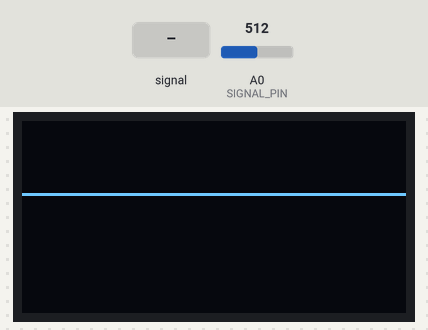
Bench run of a sketch on a simulated Arduino Uno, built with avr-gcc and run on an emulated ATmega328P. On the bench: 128×64 one-colour display. Wiring (inferred from the names in the program): SSD1306 OLED at I2C address 0x3C. The inputs (shaded band) are chosen by the test bench; at power-on: A0 (SIGNAL_PIN) = 512. What the sketch prints to the serial monitor is not drawn.

Above: at 1.4 s.
1.5 s: A0 (SIGNAL_PIN) fed a 2 Hz sine of ±306 counts around its level
At 1.9 s:
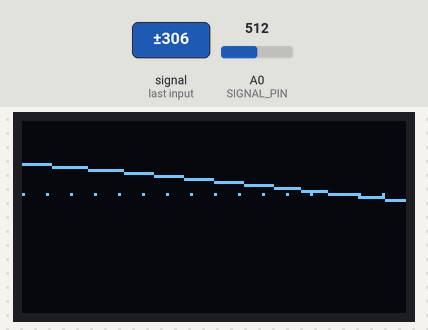
3.6 s: A0 (SIGNAL_PIN) set to 716
At 3.78 s:
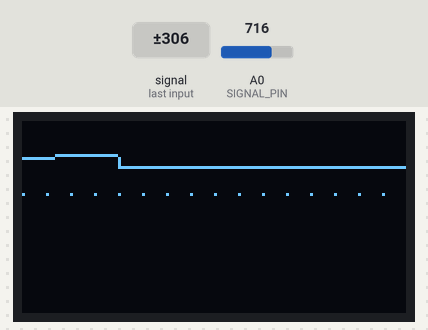
5.3 s: A0 (SIGNAL_PIN) fed a 200 Hz sine of ±81 counts around its level
At 5.71 s:
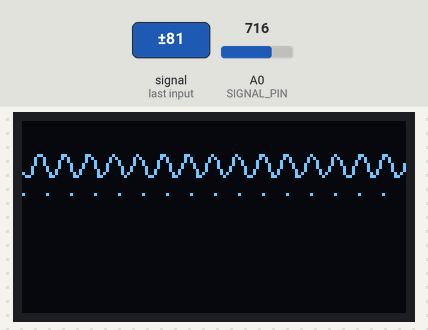
7.5 s: A0 (SIGNAL_PIN) set to 122
At 8.9 s:
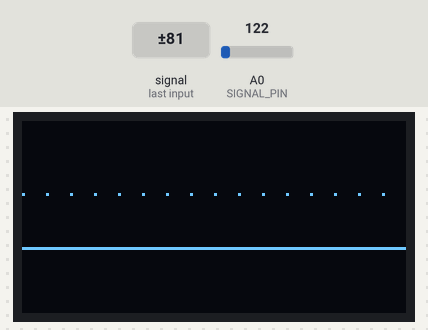
9.2 s: A0 (SIGNAL_PIN) set to 137
At 9.41 s:
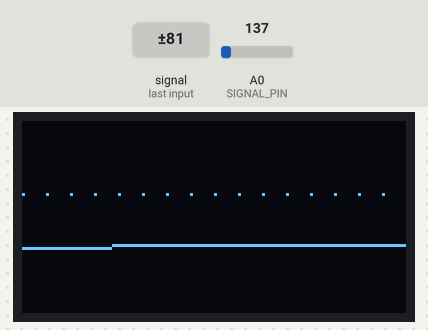
Timing chart, 0 to 12.0 s (numbered marks = the images above; inputs shaded):
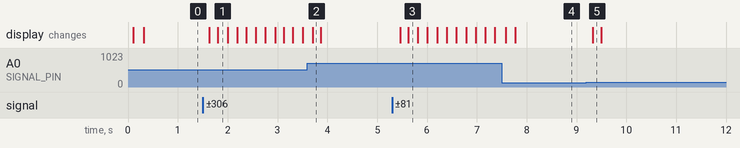

The sketch:

Day_60_OLED_Oscilloscope.ino
```cpp
/*
 * 100 Projects with Arduino - Day 60
 * Project: OLED Oscilloscope (Real-Time Waveform Display on SSD1306 128x64)
 *
 * DESCRIPTION:
 * This sketch implements a minimal oscilloscope that samples analog input (A0)
 * at a configurable rate and renders the live waveform on a 128x64 SSD1306 OLED
 * display over I2C. Each of the 128 horizontal pixel columns represents one sample;
 * the amplitude is mapped vertically across 48 pixels (leaving room for status bar).
 *
 * SSD1306 INTERNAL ARCHITECTURE:
 * The 128x64 OLED is organised as 8 "pages" (rows), each page = 8 vertical pixels.
 * We use a 128-byte RAM framebuffer per page (1024 bytes total). The MCU writes the
 * full buffer on each redraw cycle using the Page Addressing mode:
 *   CMD: 0x00 = Set Start Column Low nibble
 *   CMD: 0x10 = Set Start Column High nibble
 *   CMD: 0xB0..0xB7 = Set Page Address 0..7
 *
 * WAVEFORM RENDERING:
 * Each frame:
 *  1. Sample 128 ADC values from A0 (10-bit -> scaled to 0..47 pixel rows)
 *  2. Build a 128-column framebuffer by setting pixels at the sample y-position
 *  3. Flush the full framebuffer to the OLED via I2C
 *
 * TIME BASE (Horizontal):
 *  The horizontal axis represents time. With a sampling delay of D microseconds:
 *  Time per frame = 128 * D microseconds
 *  Effective sample rate = 1,000,000 / D Hz
 *
 * AMPLITUDE (Vertical):
 *  0 ADC count (0V)   -> pixel row 47 (bottom)
 *  1023 ADC count (5V) -> pixel row 0 (top)
 *  Pixel Y = 47 - (ADC_value * 47 / 1023)
 *
 * WIRING:
 *  SSD1306 VCC -> 3.3V (some modules tolerate 5V — check your breakout board)
 *  SSD1306 GND -> GND
 *  SSD1306 SDA -> A4
 *  SSD1306 SCL -> A5
 *  Signal Input -> A0 (connect any analog waveform: audio, sensor output, etc.)
 */

#include <Wire.h>

// --- OLED I2C ADDRESS ---
const uint8_t OLED_ADDR = 0x3C;

// --- DISPLAY DIMENSIONS ---
const uint8_t SCREEN_W = 128;
const uint8_t SCREEN_H = 64;
const uint8_t PAGES = 8;       // 64 pixels / 8 bits per page
const uint8_t WAVE_ROWS = 48;  // Pixels used for waveform (rows 0..47)
const uint8_t STATUS_Y = 56;   // Bottom 8 pixels for status text (page 7)

// --- FRAMEBUFFER ---
// Each element = 8 vertically stacked pixels (1 page column)
uint8_t framebuffer[SCREEN_W][PAGES];

// --- SAMPLING ---
const int SIGNAL_PIN = A0;
// Sampling delay in microseconds (decrease for higher freq signals)
uint16_t sampleDelayUs = 500;  // Default: ~2 kHz effective sample rate

// --- TRIGGER SETTINGS ---
// Rising edge trigger: wait for signal to cross TRIGGER_LEVEL before sampling
const int TRIGGER_LEVEL = 512;  // ADC midpoint (2.5V)
const bool TRIGGER_ENABLE = true;

void setup() {
  Serial.begin(9600);
  Wire.begin();
  Wire.setClock(400000);  // Fast I2C (400 kHz) for faster display refresh

  oledInit();
  clearFramebuffer();
  oledFlush();

  Serial.println(F("[OLED Scope] Initialized. Signal input on A0."));
  Serial.println(F("[OLED Scope] Adjust sampleDelayUs in code for time base."));
}

void loop() {
  // --- Trigger: wait for rising edge crossing ---
  if (TRIGGER_ENABLE) {
    unsigned long triggerTimeout = millis() + 50;  // 50ms timeout
    while (analogRead(SIGNAL_PIN) > TRIGGER_LEVEL && millis() < triggerTimeout);
    while (analogRead(SIGNAL_PIN) < TRIGGER_LEVEL && millis() < triggerTimeout);
  }

  // --- Sample 128 ADC values ---
  uint16_t samples[SCREEN_W];
  for (uint8_t i = 0; i < SCREEN_W; i++) {
    samples[i] = analogRead(SIGNAL_PIN);
    delayMicroseconds(sampleDelayUs);
  }

  // --- Build framebuffer from samples ---
  clearFramebuffer();
  for (uint8_t col = 0; col < SCREEN_W; col++) {
    // Map ADC to pixel row (invert: 0V = bottom, 5V = top)
    uint8_t pixelY = WAVE_ROWS - 1 - (uint8_t)((uint32_t)samples[col] * (WAVE_ROWS - 1) / 1023);
    setPixel(col, pixelY);

    // Draw vertical line from previous to current sample (anti-aliasing/connect dots)
    if (col > 0) {
      uint8_t prevY =
          WAVE_ROWS - 1 - (uint8_t)((uint32_t)samples[col - 1] * (WAVE_ROWS - 1) / 1023);
      int8_t dy = (int8_t)pixelY - (int8_t)prevY;
      if (dy > 1) {
        for (uint8_t y = prevY + 1; y < pixelY; y++) setPixel(col, y);
      } else if (dy < -1) {
        for (uint8_t y = pixelY + 1; y < prevY; y++) setPixel(col, y);
      }
    }
  }

  // --- Draw grid lines (horizontal center, vertical center) ---
  for (uint8_t x = 0; x < SCREEN_W; x += 8) {
    setPixel(x, WAVE_ROWS / 2);  // Midline
  }

  oledFlush();

  // --- Serial telemetry (optional, uncomment for debugging) ---
  // Serial.print(F("[Scope] Samples per frame: 128 | Delay: "));
  // Serial.print(sampleDelayUs); Serial.println(F(" us"));
}

// --- SET A SINGLE PIXEL IN THE FRAMEBUFFER ---
void setPixel(uint8_t x, uint8_t y) {
  if (x >= SCREEN_W || y >= SCREEN_H) return;
  uint8_t page = y / 8;
  uint8_t bit = y % 8;
  framebuffer[x][page] |= (1 << bit);
}

// --- CLEAR THE FRAMEBUFFER ---
void clearFramebuffer() {
  memset(framebuffer, 0, sizeof(framebuffer));
}

// --- FLUSH FRAMEBUFFER TO SSD1306 OVER I2C ---
void oledFlush() {
  for (uint8_t page = 0; page < PAGES; page++) {
    oledCommand(0xB0 | page);  // Set page address
    oledCommand(0x00);         // Set column low nibble = 0
    oledCommand(0x10);         // Set column high nibble = 0
    // Send 128 bytes of pixel data for this page
    Wire.beginTransmission(OLED_ADDR);
    Wire.write(0x40);  // Data continuation byte
    for (uint8_t col = 0; col < SCREEN_W; col++) {
      Wire.write(framebuffer[col][page]);
      // I2C buffer is 32 bytes on many AVR platforms — we flush every 28 bytes
      if ((col + 1) % 28 == 0) {
        Wire.endTransmission();
        Wire.beginTransmission(OLED_ADDR);
        Wire.write(0x40);
      }
    }
    Wire.endTransmission();
  }
}

// --- SEND A SINGLE COMMAND BYTE TO SSD1306 ---
void oledCommand(uint8_t cmd) {
  Wire.beginTransmission(OLED_ADDR);
  Wire.write(0x00);  // Co=0, D/C=0 -> Command byte
  Wire.write(cmd);
  Wire.endTransmission();
}

// --- INITIALIZE SSD1306 ---
void oledInit() {
  delay(100);  // Let the OLED power up
  uint8_t cmds[] = {
      0xAE,        // Display OFF (sleep mode)
      0xD5, 0x80,  // Set display clock divide ratio
      0xA8, 0x3F,  // Set multiplex ratio (64 lines for 128x64)
      0xD3, 0x00,  // Set display offset = 0
      0x40,        // Set display start line = 0
      0x8D, 0x14,  // Enable charge pump
      0x20, 0x00,  // Set memory addressing mode to Horizontal
      0xA1,        // Segment re-map (column 127 mapped to SEG0)
      0xC8,        // COM output scan direction: remapped
      0xDA, 0x12,  // Set COM pins (alternative configuration)
      0x81, 0xCF,  // Set contrast
      0xD9, 0xF1,  // Set pre-charge period
      0xDB, 0x40,  // Set Vcomh deselect level
      0xA4,        // Entire display ON (resume from RAM)
      0xA6,        // Set normal display (not inverted)
      0xAF         // Display ON
  };
  for (uint8_t i = 0; i < sizeof(cmds); i++) {
    oledCommand(cmds[i]);
  }
}
```

Measured:
- the behaviour switches between 130 and 131 on A0 (SIGNAL_PIN) (found by bisection; images 4 and 5)
- after the input at 1.5 s, the display: first changes after 0.14 s (image 1 shows a later state)
- after the input at 3.6 s, the display: changes after 0.10 s (image 2)
- after the input at 5.3 s, the display: first changes after 0.16 s (image 3 shows a later state)
- after the input at 7.5 s, the display: first changes after 0.08 s (image 4 shows a later state)
- after the input at 9.2 s, the display: changes after 0.13 s (image 5)
